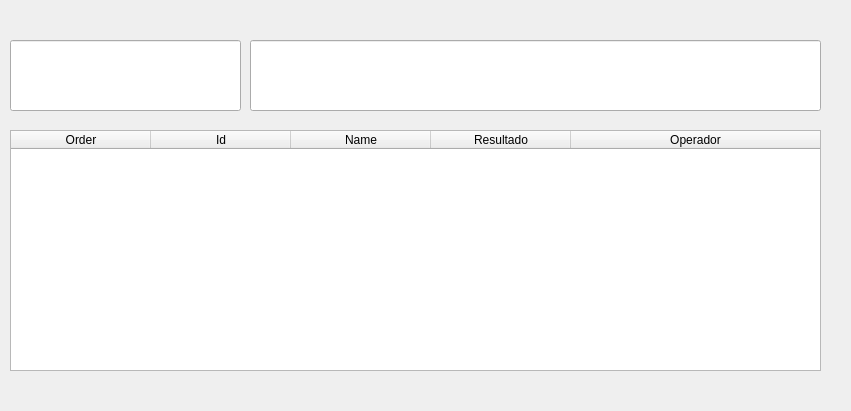
        <widget class="QWidget" name="ContenedorInfoBloque" native="true">
         <property name="geometry">
          <rect>
           <x>0</x>
           <y>-1</y>
           <width>851</width>
           <height>411</height>
          </rect>
         </property>
         <widget class="QLineEdit" name="nBloque">
          <property name="geometry">
           <rect>
            <x>10</x>
            <y>40</y>
            <width>231</width>
            <height>71</height>
           </rect>
          </property>
          <property name="styleSheet">
           <string notr="true">font: 75 20pt &quot;MS Shell Dlg 2&quot;;</string>
          </property>
          <property name="echoMode">
           <enum>QLineEdit::Normal</enum>
          </property>
          <property name="readOnly">
           <bool>true</bool>
          </property>
         </widget>
         <widget class="QLineEdit" name="bloqueEjecucion">
          <property name="geometry">
           <rect>
            <x>250</x>
            <y>40</y>
            <width>571</width>
            <height>71</height>
           </rect>
          </property>
          <property name="readOnly">
           <bool>true</bool>
          </property>
         </widget>
         <widget class="QTableWidget" name="TablaBloques">
          <property name="geometry">
           <rect>
            <x>10</x>
            <y>130</y>
            <width>811</width>
            <height>241</height>
           </rect>
          </property>
          <property name="styleSheet">
           <string notr="true"/>
          </property>
          <attribute name="horizontalHeaderDefaultSectionSize">
           <number>140</number>
          </attribute>
          <attribute name="horizontalHeaderStretchLastSection">
           <bool>true</bool>
          </attribute>
          <column>
           <property name="text">
            <string>Order</string>
           </property>
          </column>
          <column>
           <property name="text">
            <string>Id</string>
           </property>
          </column>
          <column>
           <property name="text">
            <string>Name</string>
           </property>
          </column>
          <column>
           <property name="text">
            <string>Resultado</string>
           </property>
          </column>
          <column>
           <property name="text">
            <string>Operador</string>
           </property>
          </column>
         </widget>
        </widget>
